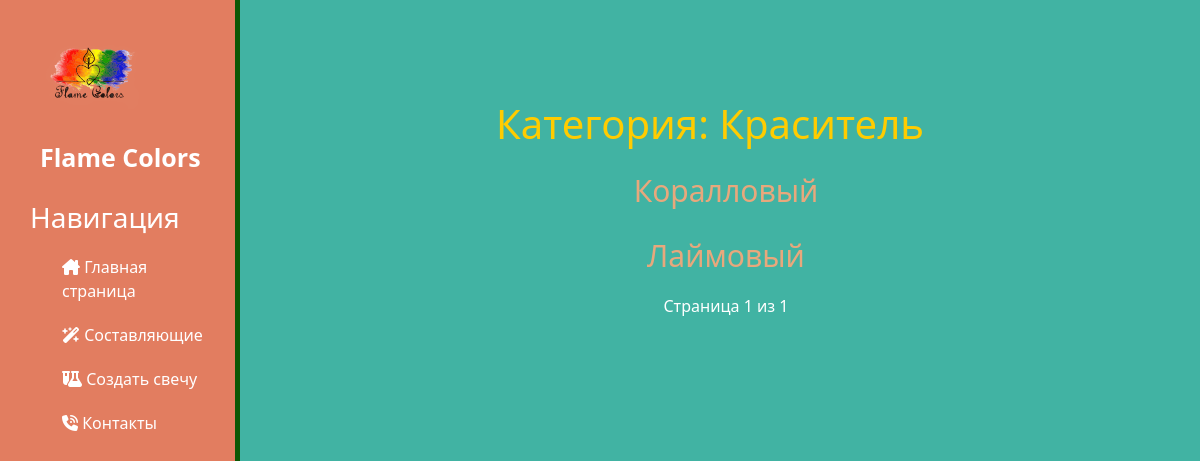
The app's page /krasitel/, older data.
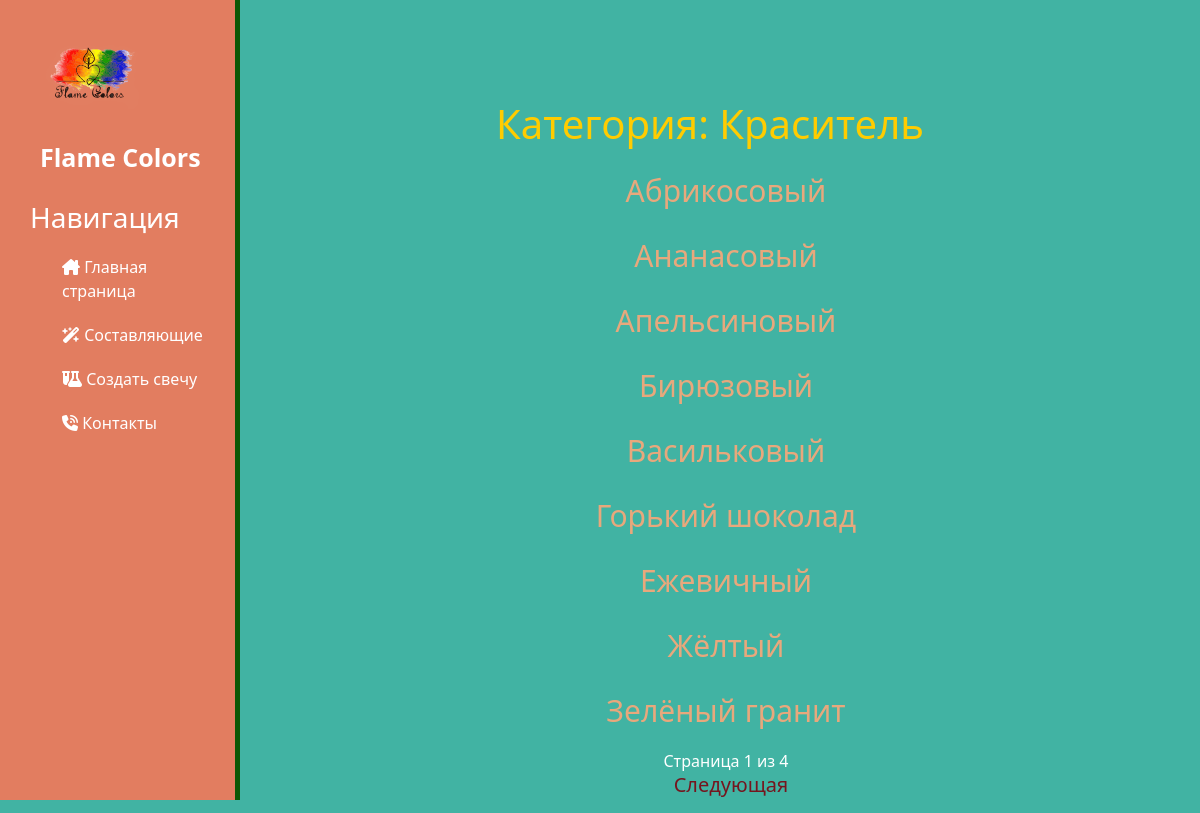
The same page, newer data.
### Svecha/models.py (models this page shows, shortened)
class Product(models.Model):
    ingredients = models.ForeignKey(Ingredients, related_name='ingredients', on_delete=models.CASCADE, verbose_name='Ингредиент')
    name = models.CharField(max_length=200, db_index=True, verbose_name='Наименование')
    slug = models.SlugField(max_length=200, db_index=True)
    image = models.ImageField(upload_to='products/%Y/%m/%d', blank=True, verbose_name='Фото')
    description = models.TextField(blank=True, verbose_name='Описание')
    primechanie = models.TextField(blank=True, verbose_name='Примечание')
    updated = models.DateTimeField(auto_now=True)
    class Meta:
        ordering = ('name',)
        index_together = (('id', 'slug'),)
        verbose_name = 'Составляющее'
        verbose_name_plural = 'Составляющие'

### Svecha/views.py (the view)
# urls.py: path('<slug:category_slug>/', views.Ingredient_list, name='Ingredient_list'),
def Ingredient_list(request, category_slug=None):
    category = None
    ingredients = Ingredients.objects.all()
    products = Product.objects.all()
    if category_slug:
        category = get_object_or_404(Ingredients, slug=category_slug)
        products = products.filter(ingredients=category)
    paginator = Paginator(products, 9)
    page = request.GET.get('page')
    try:
        page_obj = paginator.get_page(page)
    except PageNotAnInteger:
        page_obj = paginator.page(1)
    except EmptyPage:
        page_obj = paginator.page(paginator.num_pages)
    context = {"page_obj": page_obj, 'category': category, 'ingredients': ingredients, 'products': products, }
    return render(request, 'ingredients/Ingredient_list.html', context,)

### Svecha/models.py (called while the page is built)
    def __str__(self):
        return self.name

### Svecha/templates/ingredients/Ingredient_list.html (shortened to what this page needs)
{% extends "base_generic.html" %}
{% block content %}
<div class="features">
    <h2 >  Категория: {{ category}} </h2>
    <ul>
        {% for product in page_obj %}
        <a href="{% url 'Svecha:ingredients_detail' product.id product.slug  %}"><li>{{ product.name}} </li> </a>
        {% endfor %}
    </ul>
    <ul>
            Страница {{ page_obj.number }} из {{ page_obj.paginator.num_pages }}
        {% if page_obj.has_next %}
            <a href="?page={{ page_obj.next_page_number }}"><h4 >Следующая</h4> </a>
        {% endif %}
    </ul>
</div>
{% endblock %}

Row changes from the older to the newer data that the page shows:
removed Product: name "Коралловый"
removed Product: name "Лаймовый"
added Product: name "Абрикосовый"
added Product: name "Ананасовый"
added Product: name "Апельсиновый"
added Product: name "Бирюзовый"
added Product: name "Васильковый"
added Product: name "Горький шоколад"
added Product: name "Ежевичный"
added Product: name "Жёлтый"
added Product: name "Зелёный гранит"
Text that changed along with them:
{{ page_obj.paginator.num_pages }}: "1" → "4"
text now shown: "Следующая"
